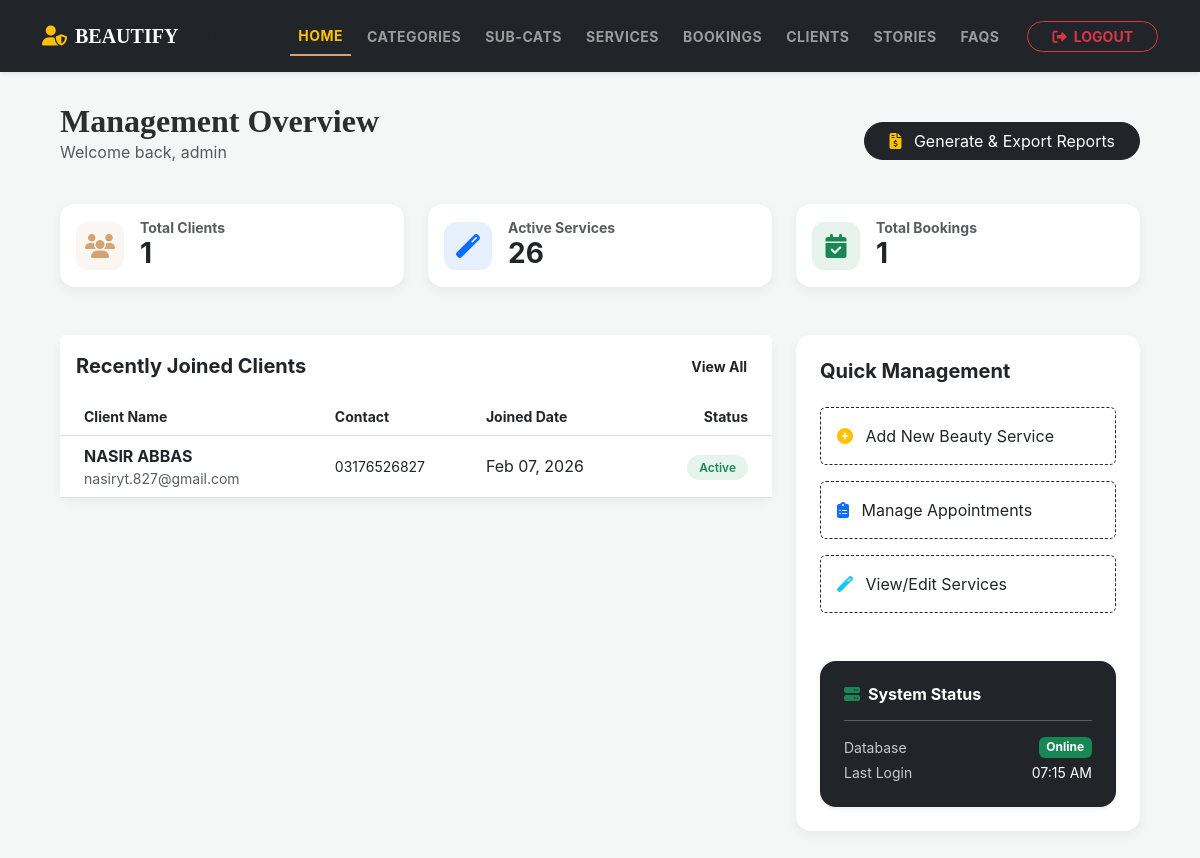
The app's page /admin/admin_dashboard.php (signed in), older data.
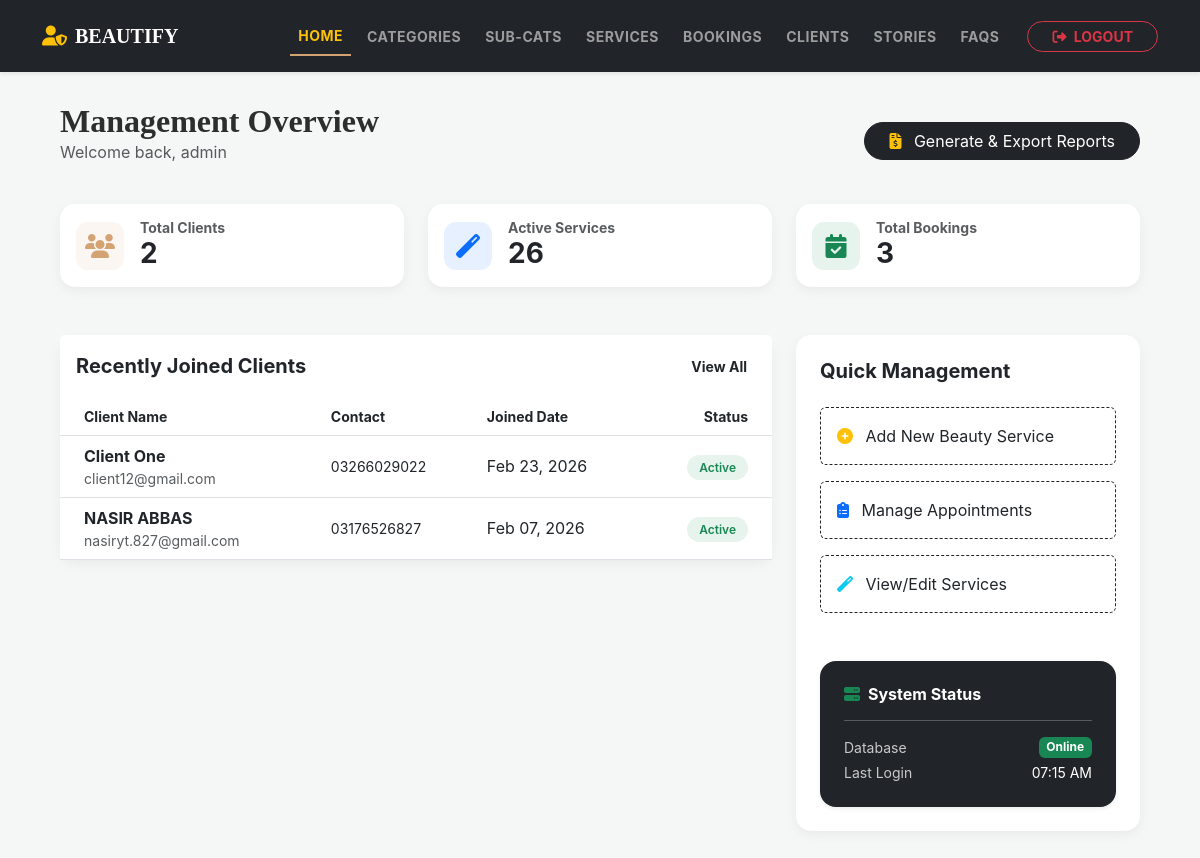
The same page, newer data.
### tables this page shows
CREATE TABLE `users` (
  `id` int(11) NOT NULL,
  `full_name` varchar(100) NOT NULL,
  `username` varchar(50) NOT NULL,
  `email` varchar(100) NOT NULL,
  `password` varchar(255) NOT NULL,
  `dob` date DEFAULT NULL,
  `cnic` varchar(15) DEFAULT NULL,
  `contact_number` varchar(20) DEFAULT NULL,
  `address` text DEFAULT NULL,
  `is_active` tinyint(1) DEFAULT 1,
  `created_at` timestamp NOT NULL DEFAULT current_timestamp(),
  `updated_at` timestamp NOT NULL DEFAULT current_timestamp() ON UPDATE current_timestamp()
);

### admin/admin_dashboard.php (the view, shortened to what the changed rows need)
<?php
include "config.php";
$user_count_res = mysqli_query($conn, "SELECT COUNT(*) as total FROM users");
$total_users = mysqli_fetch_assoc($user_count_res)['total'];
$booking_count_res = mysqli_query($conn, "SELECT COUNT(*) as total FROM appointments");
$total_bookings = mysqli_fetch_assoc($booking_count_res)['total'];
$recent_users = mysqli_query($conn, "SELECT full_name, email, contact_number, created_at, is_active FROM users ORDER BY created_at DESC LIMIT 5");
?>
<!DOCTYPE html>
<html lang="en">
<head>
    <link href="https://cdn.jsdelivr.net/npm/bootstrap@5.3.0/dist/css/bootstrap.min.css" rel="stylesheet">
    <link rel="stylesheet" href="https://cdnjs.cloudflare.com/ajax/libs/font-awesome/6.4.0/css/all.min.css">
    <link rel="stylesheet" href="../CSS/style.css">
</head>
<body>
<div class="main-wrapper container">
    <div class="d-flex justify-content-between align-items-center mb-4">
        <div>
            <h2 class="fw-bold mb-0">Management Overview</h2>
        </div>
    </div>
    <div class="row g-4 mb-5">
        <div class="col-md-4">
            <div class="card stat-card p-3">
                <div class="d-flex align-items-center">
                    <div>
                        <h6 class="text-muted mb-0 small uppercase fw-bold">Total Clients</h6>
                        <h3 class="mb-0 fw-bold"><?php echo number_format($total_users); ?></h3>
                    </div>
                </div>
            </div>
        </div>
        <div class="col-md-4">
            <div class="card stat-card p-3">
                <div class="d-flex align-items-center">
                    <div>
                        <h6 class="text-muted mb-0 small uppercase fw-bold">Total Bookings</h6>
                        <h3 class="mb-0 fw-bold"><?php echo number_format($total_bookings); ?></h3>
                    </div>
                </div>
            </div>
        </div>
    </div>
    <div class="row g-4">
        <div class="col-lg-8">
            <div class="card table-card">
                <div class="card-body p-0">
                    <div class="table-responsive">
                        <table class="table table-hover align-middle mb-0">
                            <thead class="bg-light text-muted small uppercase">
                                <tr>
                                    <th class="ps-4">Client Name</th>
                                    <th>Contact</th>
                                    <th>Joined Date</th>
                                    <th class="text-end pe-4">Status</th>
                                </tr>
                            </thead>
                            <tbody>
                                <?php if(mysqli_num_rows($recent_users) > 0): ?>
                                    <?php while($row = mysqli_fetch_assoc($recent_users)): ?>
                                    <tr>
                                        <td class="ps-4">
                                            <div class="fw-bold"><?php echo htmlspecialchars($row['full_name']); ?></div>
                                            <div class="text-muted small"><?php echo htmlspecialchars($row['email']); ?></div>
                                        </td>
                                        <td><span class="small"><?php echo htmlspecialchars($row['contact_number'] ?: 'N/A'); ?></span></td>
                                        <td><?php echo date('M d, Y', strtotime($row['created_at'])); ?></td>
                                        <td class="text-end pe-4">
                                            <?php if($row['is_active']): ?>
                                                <span class="status-pill bg-success bg-opacity-10 text-success">Active</span>
                                            <?php else: ?>
                                                <span class="status-pill bg-danger bg-opacity-10 text-danger">Inactive</span>
                                            <?php endif; ?>
                                        </td>
                                    </tr>
                                    <?php endwhile; ?>
                                <?php else: ?>
                                    <tr><td colspan="4" class="text-center py-4 text-muted">No clients registered yet.</td></tr>
                                <?php endif; ?>
                            </tbody>
                        </table>
                    </div>
                </div>
            </div>
        </div>
    </div>
</div>
</body>
</html>

Row changes from the older to the newer data that the page shows:
added users: full_name "Client One", email "client12@gmail.com", contact_number "03266029022", created_at "Feb 23, 2026", is_active "Active"
Text that changed along with them:
$total_users: "1" → "2"
$total_bookings: "1" → "3"
